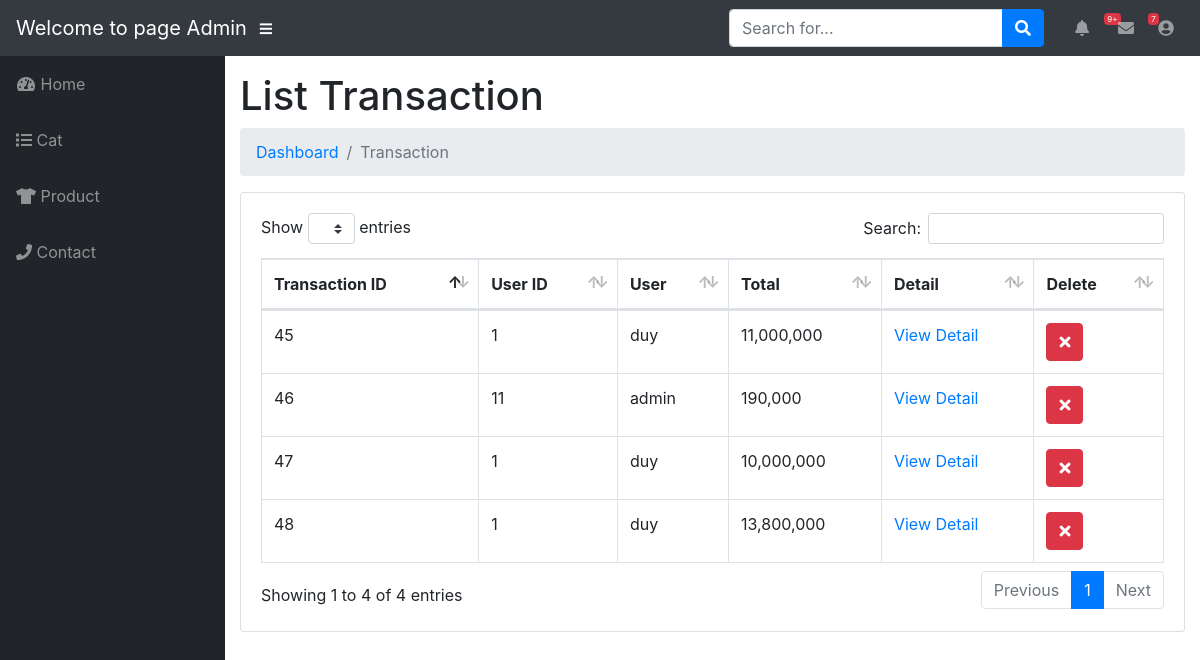
/admin/transaction/index.php (signed in), run on the app's committed database.
### tables this page shows
CREATE TABLE `orders` (
  `order_id` int(255) UNSIGNED NOT NULL,
  `transaction_id` int(255) NOT NULL,
  `product_id` int(255) NOT NULL,
  `users_id` int(11) NOT NULL,
  `qty` int(255) NOT NULL,
  `price` int(255) NOT NULL
);

CREATE TABLE `users` (
  `users_id` int(100) UNSIGNED NOT NULL,
  `username` varchar(100) NOT NULL,
  `password` varchar(100) NOT NULL,
  `email` varchar(100) NOT NULL,
  `phone` int(11) NOT NULL,
  `address` varchar(100) NOT NULL,
  `fullname` varchar(100) NOT NULL,
  `status` tinyint(4) NOT NULL,
  `role` varchar(255) NOT NULL
);

### admin/transaction/index.php (the view, shortened to what this page needs)
<?php require_once  "../inc/header.php" ?>
<div id="content-wrapper">
  <div class="container-fluid">
    <h1 class="page-header">List Transaction </h1>
    <ol class="breadcrumb">
      <li class="breadcrumb-item">
        <a href="admin/index.php">Dashboard</a>
      </li>
      <li class="breadcrumb-item active">Transaction</li>
    </ol>
    <div class="row">
      <div class="col-md-12">
        <div class="card mb-3">
          <div class="card-body">
            <div class="table-responsive">
              <table class="table table-bordered" id="dataTable" width="100%" cellspacing="0">
                <thead>
                  <tr>
                    <th>Transaction ID</th>
                    <th>User ID</th>
                    <th>User</th>
                    <th>Total</th>
                    <th>Detail</th>
                    <th>Delete</th>
                  </tr>
                </thead>
                <tbody>
                  <?php
                  $query = "SELECT orders.*, users.* FROM orders
                  INNER JOIN users ON orders.users_id = users.users_id ";
                  $result = $mysqli->query($query);
                  while ($arTransaction = mysqli_fetch_assoc($result)) {
                    $total = ($arTransaction['price'] * $arTransaction['qty']);
                  ?>
                    <tr>
                      <td><?php echo $arTransaction['order_id'] ?></td>
                      <td><?php echo $arTransaction['users_id'] ?></td>
                      <td><?php echo $arTransaction['username'] ?></td>
                      <td><?php echo number_format($total)?></td>
                      <td><a href="admin/transaction/order.php?transaction_id=<?php echo $arTransaction['order_id']?>">View Detail</a></td>
                      <td>
                        <a class="btn btn-xs btn-danger" href="admin/transaction/del.php?transaction_id=<?php echo $arTransaction['transaction_id'] ?>" onclick="return confirm ('Bạn có thực sự muốn xóa giao dịch này không?')"><i class="fa fa-times"></i></a>
                      </td>
                    </tr>
                  <?php
                  }
                  ?>
                </tbody>
              </table>
            </div>
          </div>
        </div>
      </div>
    </div>
  </div>
  <?php require_once "../inc/footer.php" ?>

### data on the page
orders: order_id "45", users.users_id "1", users.username "duy", total "11,000,000"
orders: order_id "46", users.users_id "11", users.username "admin", total "190,000"
orders: order_id "47", users.users_id "1", users.username "duy", total "10,000,000"
orders: order_id "48", users.users_id "1", users.username "duy", total "13,800,000"
